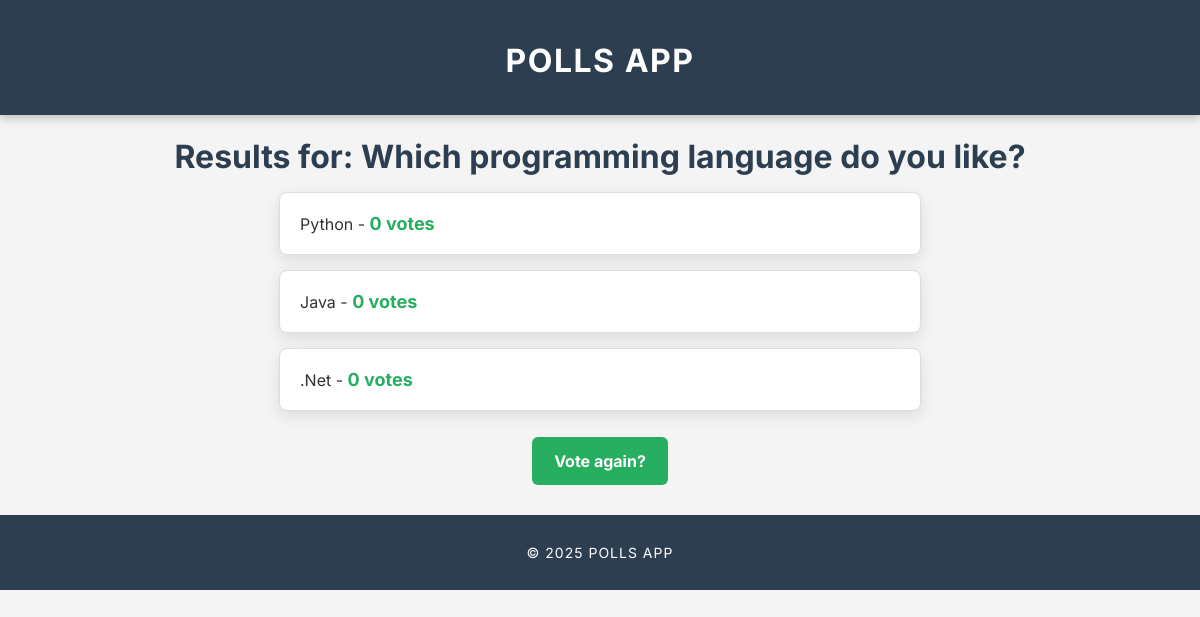
The page /polls/4/results/ on the database its author committed.
### polls/models.py (models this page shows, shortened)
class Question(models.Model):
    question_text = models.CharField(max_length=200)
    pub_date = models.DateTimeField("date published")

class Choice(models.Model):
    question = models.ForeignKey(Question, on_delete=models.CASCADE)
    choice_text = models.CharField(max_length=200)
    votes = models.IntegerField(default=0)

### polls/views.py (the view)
# urls.py: path("<int:question_id>/results/", views.results, name="results"),
def results(request, question_id):
    question = get_object_or_404(Question, pk=question_id)
    return render(request, "polls/results.html", {"question": question})

### polls/templates/polls/results.html
{% extends "polls/base.html" %}
{% block content %}
    <h1>Results for: {{ question.question_text }}</h1>
    <ul>
        {% for choice in question.choice_set.all %}
            <li>{{ choice.choice_text }} - <strong>{{ choice.votes }} vote{{ choice.votes|pluralize }}</strong></li>
        {% endfor %}
    </ul>
    <a href="{% url 'polls:detail' question.id %}" class="button">Vote again?</a>
{% endblock %}

### polls/templates/polls/base.html (shortened to what this page needs)
{% load static %}
<!DOCTYPE html>
<html lang="en">
<head>
    <link rel="stylesheet" href="{% static 'polls/css/style.css' %}">
</head>
<body>
    <header>
        <h1><a href="{% url 'polls:index' %}">Polls App</a></h1>
    </header>
    <main>
        {% block content %}{% endblock %}
    </main>
    <footer>
        <p>&copy; 2025 Polls App</p>
    </footer>
</body>
</html>

### polls/static/polls/css/style.css (style rules this page uses)
body { font-family: 'Inter', sans-serif; background: #f4f4f4; color: #333; margin: 0; padding: 0; text-align: center; }
header { background: #2c3e50; color: white; padding: 20px; font-size: 24px; font-weight: bold; text-transform: uppercase; letter-spacing: 1.5px; box-shadow: 0 4px 8px rgba(0, 0, 0, 0.2); }
header a { color: white; text-decoration: none; transition: color 0.3s ease-in-out; }
footer { margin-top: 30px; padding: 15px; background: #2c3e50; color: white; font-size: 14px; text-transform: uppercase; letter-spacing: 1px; }
h1 { color: #2c3e50; font-size: 32px; margin-bottom: 15px; font-weight: 700; }
a { color: #2980b9; text-decoration: none; font-weight: bold; transition: 0.3s ease-in-out; }
ul { list-style: none; padding: 0; }
li { background: white; color: #333; margin: 15px auto; padding: 20px; border: 1px solid #ddd; border-radius: 8px; width: 50%; text-align: left; box-shadow: 0 5px 15px rgba(0, 0, 0, 0.1); transition: all 0.3s ease-in-out; }
li strong { color: #27ae60; font-size: 18px; font-weight: 700; }
.button { display: inline-block; padding: 14px 22px; margin-top: 10px; background: #27ae60; color: white; font-weight: bold; border-radius: 6px; transition: all 0.3s; }
h1, ul, form, .button { animation: fadeIn 0.6s ease-in-out; }

### rows shown on the page
Question: question_text "Which programming language do you like?"
Choice: choice_text "Python", votes "0"
Choice: choice_text "Java", votes "0"
Choice: choice_text ".Net", votes "0"
